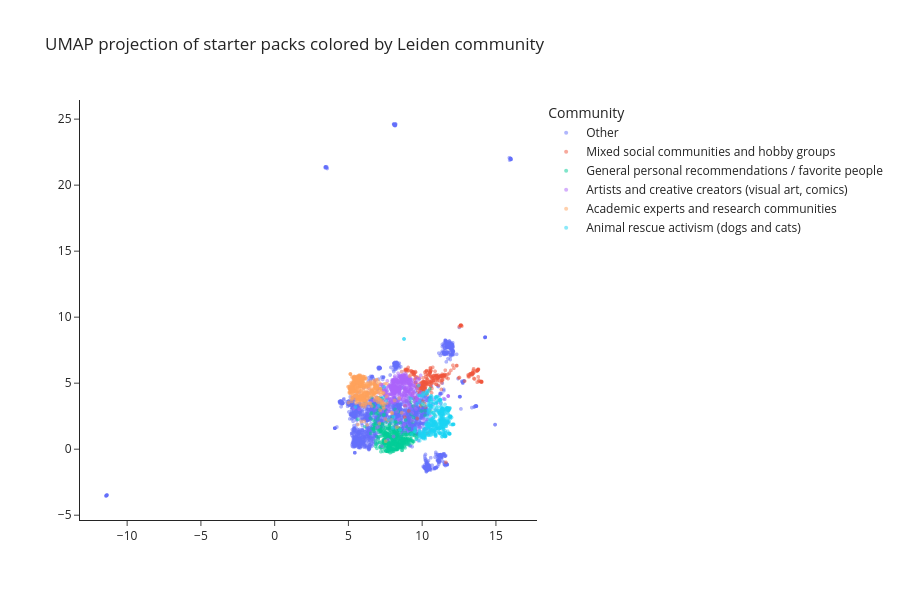

This figure's notebook cell:
### Code cell
import pandas as pd
import numpy as np
import plotly.express as px

plot_df = pd.DataFrame({
    "x": umap_2d_sub[:,0],
    "y": umap_2d_sub[:,1],
    "community_id": community_ids
})

# map community labels
plot_df["label"] = plot_df["community_id"].map(community_labels)

top_k = 5

# find top 5 communities
top_comms = plot_df["community_id"].value_counts().head(top_k).index

# create plotting label
plot_df["plot_label"] = plot_df["community_id"].apply(
    lambda x: community_labels[x] if x in top_comms else "Other"
)

plot_sample = plot_df.sample(n=min(4000, len(plot_df)), random_state=42)

fig = px.scatter(
    plot_sample,
    x="x",
    y="y",
    color="plot_label",
    opacity=0.5,
    title="UMAP projection of starter packs colored by Leiden community",
    width=900,
    height=600
)

fig.update_traces(marker=dict(size=4))

fig.update_layout(
    template="simple_white",
    legend_title="Community",
    xaxis_title="",
    yaxis_title=""
)

fig.show()

### Figure 1 — Plotly figure (JSON) as saved in the notebook; plotly's stock layout.template omitted (floating-point values rounded to 4 significant figures; data arrays with more than 128 entries replaced by an {"elided": "..."} marker saying what was removed)
{"data": [{"hovertemplate": "plot_label=Other<br>x=%{x}<br>y=%{y}<extra></extra>", "legendgroup": "Other", "marker": {"color": "#636efa", "opacity": 0.5, "size": 4, "symbol": "circle"}, "mode": "markers", "name": "Other", "showlegend": true, "type": "scattergl", "x": {"elided": "1955 float values"}, "xaxis": "x", "y": {"elided": "1955 float values"}, "yaxis": "y"}, {"hovertemplate": "plot_label=Mixed social communities and hobby groups<br>x=%{x}<br>y=%{y}<extra></extra>", "legendgroup": "Mixed social communities and hobby groups", "marker": {"color": "#EF553B", "opacity": 0.5, "size": 4, "symbol": "circle"}, "mode": "markers", "name": "Mixed social communities and hobby groups", "showlegend": true, "type": "scattergl", "x": {"elided": "290 float values"}, "xaxis": "x", "y": {"elided": "290 float values"}, "yaxis": "y"}, {"hovertemplate": "plot_label=General personal recommendations / favorite people<br>x=%{x}<br>y=%{y}<extra></extra>", "legendgroup": "General personal recommendations / favorite people", "marker": {"color": "#00cc96", "opacity": 0.5, "size": 4, "symbol": "circle"}, "mode": "markers", "name": "General personal recommendations / favorite people", "showlegend": true, "type": "scattergl", "x": {"elided": "501 float values"}, "xaxis": "x", "y": {"elided": "501 float values"}, "yaxis": "y"}, {"hovertemplate": "plot_label=Artists and creative creators (visual art, comics)<br>x=%{x}<br>y=%{y}<extra></extra>", "legendgroup": "Artists and creative creators (visual art, comics)", "marker": {"color": "#ab63fa", "opacity": 0.5, "size": 4, "symbol": "circle"}, "mode": "markers", "name": "Artists and creative creators (visual art, comics)", "showlegend": true, "type": "scattergl", "x": {"elided": "418 float values"}, "xaxis": "x", "y": {"elided": "418 float values"}, "yaxis": "y"}, {"hovertemplate": "plot_label=Academic experts and research communities<br>x=%{x}<br>y=%{y}<extra></extra>", "legendgroup": "Academic experts and research communities", "marker": {"color": "#FFA15A", "opacity": 0.5, "size": 4, "symbol": "circle"}, "mode": "markers", "name": "Academic experts and research communities", "showlegend": true, "type": "scattergl", "x": {"elided": "422 float values"}, "xaxis": "x", "y": {"elided": "422 float values"}, "yaxis": "y"}, {"hovertemplate": "plot_label=Animal rescue activism (dogs and cats)<br>x=%{x}<br>y=%{y}<extra></extra>", "legendgroup": "Animal rescue activism (dogs and cats)", "marker": {"color": "#19d3f3", "opacity": 0.5, "size": 4, "symbol": "circle"}, "mode": "markers", "name": "Animal rescue activism (dogs and cats)", "showlegend": true, "type": "scattergl", "x": {"elided": "414 float values"}, "xaxis": "x", "y": {"elided": "414 float values"}, "yaxis": "y"}], "layout": {"height": 600, "legend": {"title": {"text": "Community"}, "tracegroupgap": 0}, "title": {"text": "UMAP projection of starter packs colored by Leiden community"}, "width": 900, "xaxis": {"anchor": "y", "domain": [0, 1], "title": {"text": ""}}, "yaxis": {"anchor": "x", "domain": [0, 1], "title": {"text": ""}}}}
